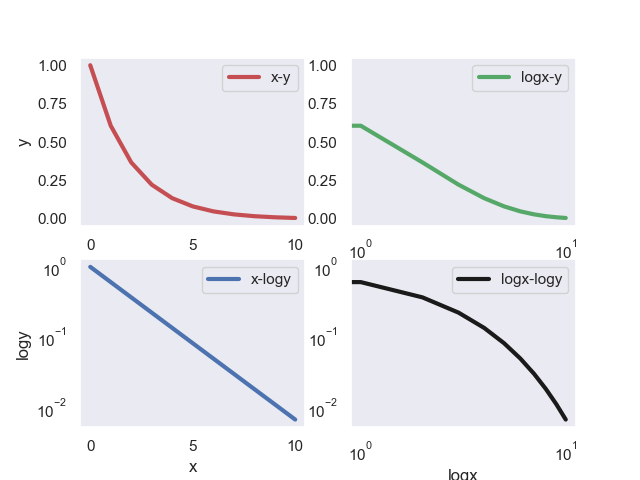

This figure's Python source:
#----------------------------------------------------
#   CH_12_8_EX_1_Pyplot_Semilogx_Semilogy_Loglog.py   
#----------------------------------------------------
import numpy as np
import matplotlib.pyplot as plt
#
x = np.linspace(0., 10., 11)
y1 = np.exp(-0.5*x)
#----- 繪製實數座標曲線 (X-Y)
plt.subplot(2,2,1)
plt.plot(x, y1, 'r-', lw = 3, label = 'x-y')
plt.ylabel('y')
plt.grid()
plt.legend(loc='best')
#----- 繪製半對數座標曲線 (logX-Y)
plt.subplot(2,2,2)
plt.semilogx(x, y1, 'g-', lw = 3, label = 'logx-y')
plt.xlabel('x')
plt.grid()
plt.legend(loc='best')
#----- 繪製半對數座標曲線 (X-logY)
plt.subplot(2,2,3)
plt.semilogy(x, y1, 'b-', lw = 3, label = 'x-logy')
plt.xlabel('x')
plt.ylabel('logy')
plt.grid()
plt.legend(loc='best')
#----- 繪製雙對數座標曲線 (logX-logY)
plt.subplot(2,2,4)
plt.loglog(x, y1, 'k-', lw = 3, label = 'logx-logy')
plt.grid()
plt.xlabel('logx')
plt.legend(loc='best')
#
plt.savefig('CH_12_8_EX_1_Pyplot_Semilogx_Semilogy_Loglog.png')
plt.show()









































































	


